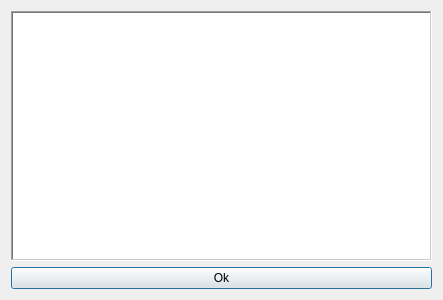
<?xml version="1.0" encoding="UTF-8"?>
<ui version="4.0">
 <class>Dialog</class>
 <widget class="QDialog" name="Dialog">
  <property name="geometry">
   <rect>
    <x>0</x>
    <y>0</y>
    <width>443</width>
    <height>300</height>
   </rect>
  </property>
  <property name="windowTitle">
   <string>Dialog</string>
  </property>
  <layout class="QVBoxLayout" name="verticalLayout_2">
   <item>
    <layout class="QVBoxLayout" name="verticalLayout">
     <item>
      <widget class="QTextBrowser" name="textBrowser">
       <property name="frameShape">
        <enum>QFrame::WinPanel</enum>
       </property>
       <property name="frameShadow">
        <enum>QFrame::Sunken</enum>
       </property>
      </widget>
     </item>
     <item>
      <widget class="QPushButton" name="pushButton">
       <property name="text">
        <string>Ok</string>
       </property>
      </widget>
     </item>
    </layout>
   </item>
  </layout>
 </widget>
 <resources/>
 <connections>
  <connection>
   <sender>pushButton</sender>
   <signal>clicked()</signal>
   <receiver>Dialog</receiver>
   <slot>close()</slot>
   <hints>
    <hint type="sourcelabel">
     <x>221</x>
     <y>276</y>
    </hint>
    <hint type="destinationlabel">
     <x>221</x>
     <y>149</y>
    </hint>
   </hints>
  </connection>
 </connections>
</ui>
